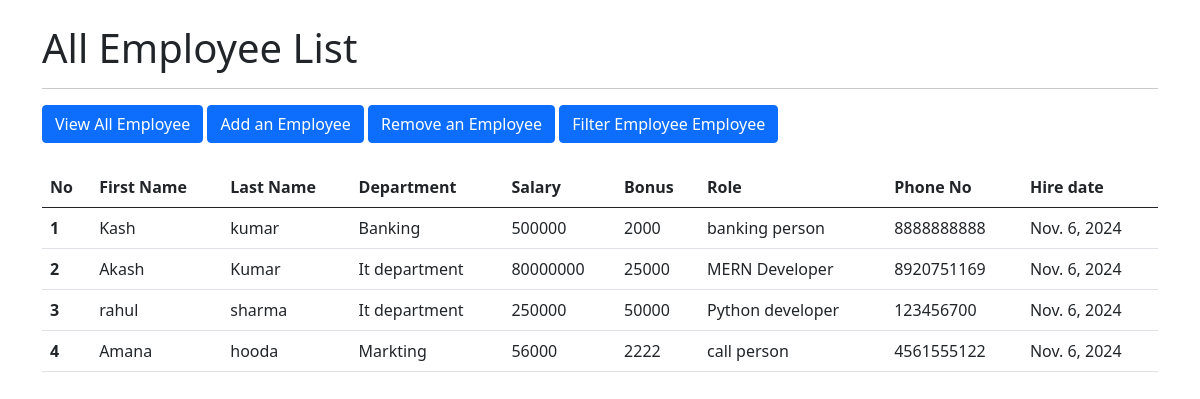
The page /all_emp on the database as committed earlier.
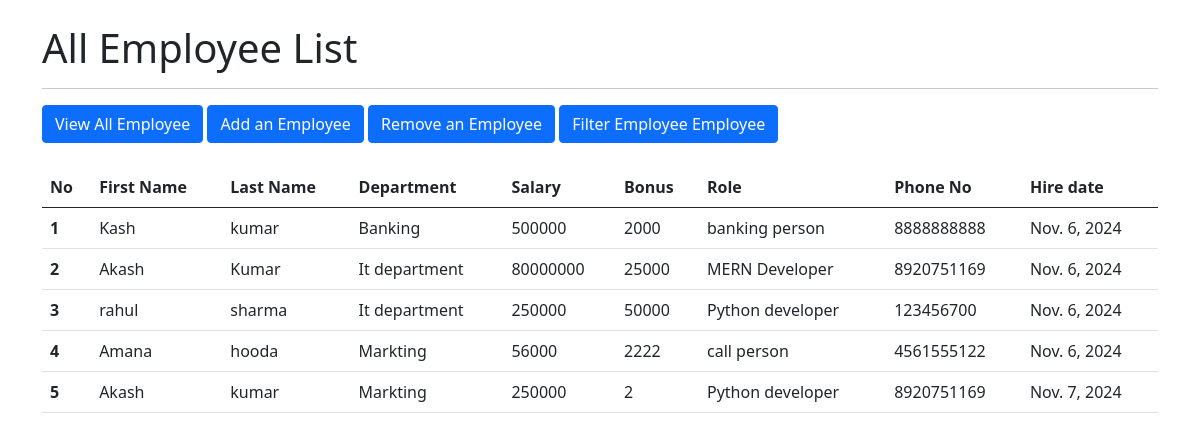
The same page on the database as committed later.
### emp_app/models.py (models this page shows, shortened)
class Employee(models.Model):
    first_name = models.CharField(max_length=100, null=False)
    last_name = models.CharField(max_length=100)
    dept = models.ForeignKey(Department, on_delete=models.CASCADE)
    salary = models.IntegerField(default=0)
    bonus = models.IntegerField(default=0)
    role = models.ForeignKey(Role, on_delete=models.CASCADE)
    phone = models.IntegerField(default=0)
    hire_date = models.DateField()

class Department(models.Model):
    name = models.CharField(max_length=100, null=False)
    location = models.CharField(max_length=100)
    def __str__(self):
        return self.name

class Role(models.Model):
    name = models.CharField(max_length=100, null=False)
    def __str__(self):
        return self.name

### emp_app/views.py (the view)
# urls.py: path("all_emp", views.all_emp, name='all_emp'),
def all_emp(request):
    emps = Employee.objects.all()
    return render(request, 'all_emp.html', {'emps': emps})

### emp_app/templates/all_emp.html (shortened to what this page needs)
<!DOCTYPE html>
<html lang="en">
  <head>
    <link
      href="https://cdn.jsdelivr.net/npm/bootstrap@5.0.2/dist/css/bootstrap.min.css"
      rel="stylesheet"
    />
  </head>
  <body>
    <div class="container mt-4">
      <h1>All Employee List</h1>
      <hr />
      <a class="btn btn-primary" href="{% url 'all_emp' %}" role="button"
        >View All Employee</a
      >
      <a class="btn btn-primary" href="{% url 'add_emp' %}" role="button"
        >Add an Employee</a
      >
      <a class="btn btn-primary" href="{% url 'remove_emp' %}" role="button"
        >Remove an Employee</a
      >
      <a class="btn btn-primary" href="{% url 'filter_emp' %}" role="button"
        >Filter Employee Employee</a
      >
      <div class="mt-4">
        <table class="table">
          <thead>
            <tr>
              <th scope="col">No</th>
              <th scope="col">First Name</th>
              <th scope="col">Last Name</th>
              <th scope="col">Department</th>
              <th scope="col">Salary</th>
              <th scope="col">Bonus</th>
              <th scope="col">Role</th>
              <th scope="col">Phone No</th>
              <th scope="col">Hire date</th>
            </tr>
          </thead>
          <tbody>
            {% for emps in emps %}
            <tr>
              <th scope="row">{{emps.id}}</th>
              <td>{{emps.first_name}}</td>
              <td>{{emps.last_name}}</td>
              <td>{{emps.dept}}</td>
              <td>{{emps.salary}}</td>
              <td>{{emps.bonus}}</td>
              <td>{{emps.role}}</td>
              <td>{{emps.phone}}</td>
              <td>{{emps.hire_date}}</td>
            </tr>
            {% endfor %}
          </tbody>
        </table>
      </div>
    </div>
  </body>
</html>

Rows that differ between the two databases and show on the page:
added Employee: id "5", first_name "Akash", last_name "kumar", dept "Markting", salary "250000", bonus "2", role "Python developer", phone "8920751169", hire_date "Nov. 7, 2024"
